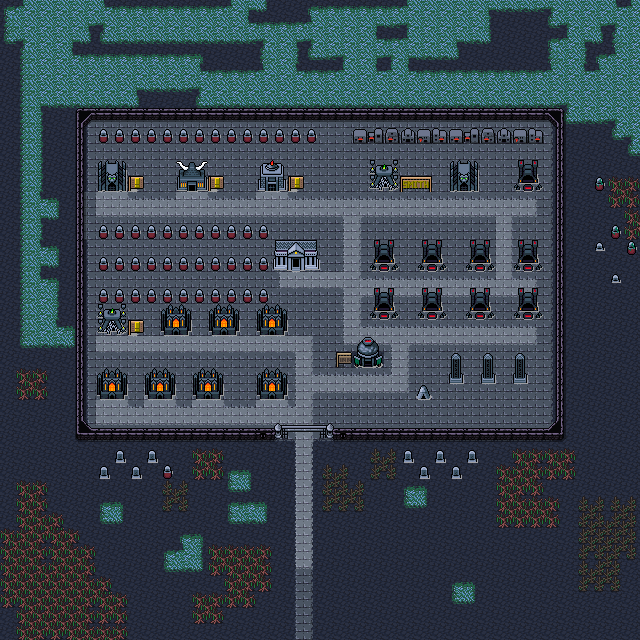

Rendered tile map (Tiled .tmx) drawn with the repository's tilesets; below, a short description and the map source with its tile grids summarised:
An orthogonal 40x40 tile map with 16x16 px tiles, 5 tile layers (Background, Ground, Ground2, Walls, ...), 3 tilesets and 36 objects (3x RotatingShop).

<map version="1.10" tiledversion="1.11.2" orientation="orthogonal" renderorder="right-down" width="40" height="40" tilewidth="16" tileheight="16" infinite="0" nextlayerid="7" nextobjectid="112">
 <editorsettings>
  <export format="tmx" />
 </editorsettings>
 <tileset firstgid="1" source="../../../../common/maps/tileset/main.tsx" />
 <tileset firstgid="10113" source="../../../../common/maps/tileset/buildings.tsx" />
 <tileset firstgid="11905" source="../../../../common/maps/tileset/buildings-nocollide.tsx" />
 <layer id="1" name="Background" width="40" height="40" opacity="0.9">
  <data>[1600 cells, 1600 non-empty, 2 distinct tile ids]</data>
 </layer>
 <layer id="2" name="Ground" width="40" height="40">
  <data>[1600 cells, 1132 non-empty, 57 distinct tile ids]</data>
 </layer>
 <layer id="6" name="Ground2" width="40" height="40">
  <data>[1600 cells, 593 non-empty, 54 distinct tile ids]</data>
 </layer>
 <layer id="3" name="Walls" width="40" height="40">
  <properties>
   <property name="spriteLayer" type="bool" value="true" />
  </properties>
  <data>[1600 cells, 103 non-empty, 34 distinct tile ids]</data>
 </layer>
 <layer id="5" name="Overlay" width="40" height="40">
  <data>[1600 cells, 262 non-empty, 24 distinct tile ids]</data>
 </layer>
 <objectgroup id="4" name="Objects">
  <!-- 36 objects omitted --></objectgroup>
</map>
<!-- 36 of 36 objects omitted -->
